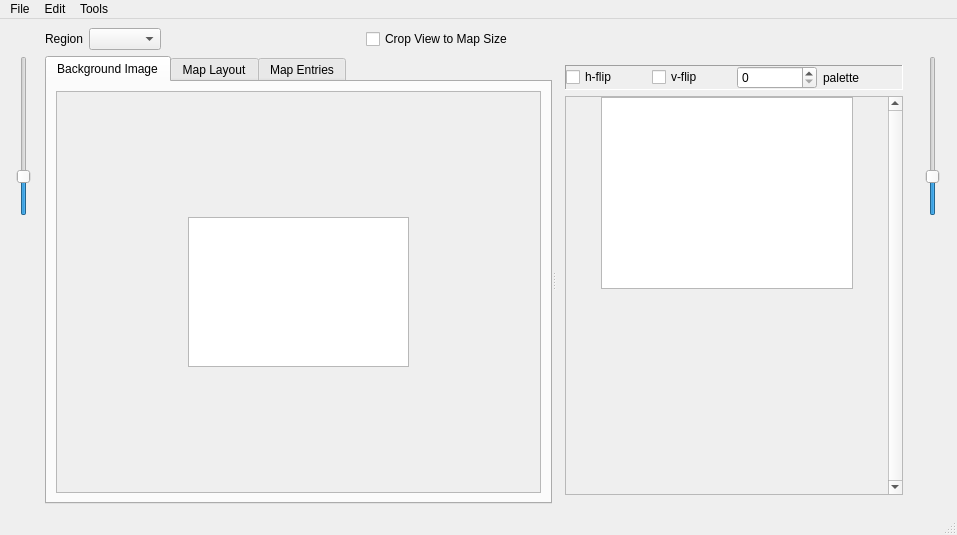
<?xml version="1.0" encoding="UTF-8"?>
<ui version="4.0">
 <class>RegionMapEditor</class>
 <widget class="QMainWindow" name="RegionMapEditor">
  <property name="geometry">
   <rect>
    <x>0</x>
    <y>0</y>
    <width>957</width>
    <height>535</height>
   </rect>
  </property>
  <property name="windowTitle">
   <string>Region Map Editor</string>
  </property>
  <widget class="QWidget" name="centralWidget">
   <layout class="QGridLayout" name="gridLayout">
    <item row="0" column="1">
     <widget class="QFrame" name="frame_regionSelector">
      <property name="frameShape">
       <enum>QFrame::NoFrame</enum>
      </property>
      <property name="frameShadow">
       <enum>QFrame::Plain</enum>
      </property>
      <layout class="QHBoxLayout" name="horizontalLayout">
       <property name="leftMargin">
        <number>0</number>
       </property>
       <property name="topMargin">
        <number>0</number>
       </property>
       <property name="rightMargin">
        <number>0</number>
       </property>
       <property name="bottomMargin">
        <number>0</number>
       </property>
       <item>
        <widget class="QLabel" name="label">
         <property name="text">
          <string>Region</string>
         </property>
        </widget>
       </item>
       <item>
        <widget class="QComboBox" name="comboBox_regionSelector">
         <property name="sizeAdjustPolicy">
          <enum>QComboBox::AdjustToContents</enum>
         </property>
        </widget>
       </item>
       <item>
        <spacer name="horizontalSpacer_2">
         <property name="orientation">
          <enum>Qt::Horizontal</enum>
         </property>
         <property name="sizeHint" stdset="0">
          <size>
           <width>40</width>
           <height>20</height>
          </size>
         </property>
        </spacer>
       </item>
       <item>
        <widget class="QCheckBox" name="checkBox_crop">
         <property name="text">
          <string>Crop View to Map Size</string>
         </property>
         <property name="checked">
          <bool>false</bool>
         </property>
        </widget>
       </item>
       <item>
        <spacer name="horizontalSpacer_3">
         <property name="orientation">
          <enum>Qt::Horizontal</enum>
         </property>
         <property name="sizeHint" stdset="0">
          <size>
           <width>40</width>
           <height>20</height>
          </size>
         </property>
        </spacer>
       </item>
       <item>
        <spacer name="horizontalSpacer">
         <property name="orientation">
          <enum>Qt::Horizontal</enum>
         </property>
         <property name="sizeHint" stdset="0">
          <size>
           <width>169</width>
           <height>20</height>
          </size>
         </property>
        </spacer>
       </item>
      </layout>
     </widget>
    </item>
    <item row="1" column="0">
     <layout class="QVBoxLayout" name="verticalLayout_2">
      <item>
       <widget class="QSlider" name="verticalSlider_Zoom_Map_Image">
        <property name="minimumSize">
         <size>
          <width>30</width>
          <height>50</height>
         </size>
        </property>
        <property name="maximumSize">
         <size>
          <width>30</width>
          <height>160</height>
         </size>
        </property>
        <property name="focusPolicy">
         <enum>Qt::StrongFocus</enum>
        </property>
        <property name="minimum">
         <number>10</number>
        </property>
        <property name="maximum">
         <number>100</number>
        </property>
        <property name="value">
         <number>30</number>
        </property>
        <property name="orientation">
         <enum>Qt::Vertical</enum>
        </property>
        <property name="tickPosition">
         <enum>QSlider::NoTicks</enum>
        </property>
        <property name="tickInterval">
         <number>1</number>
        </property>
       </widget>
      </item>
      <item>
       <spacer name="verticalSpacer_2">
        <property name="orientation">
         <enum>Qt::Vertical</enum>
        </property>
        <property name="sizeHint" stdset="0">
         <size>
          <width>20</width>
          <height>40</height>
         </size>
        </property>
       </spacer>
      </item>
     </layout>
    </item>
    <item row="1" column="1">
     <widget class="QSplitter" name="splitter">
      <property name="orientation">
       <enum>Qt::Horizontal</enum>
      </property>
      <property name="childrenCollapsible">
       <bool>false</bool>
      </property>
      <widget class="QTabWidget" name="tabWidget_Region_Map">
       <property name="minimumSize">
        <size>
         <width>393</width>
         <height>251</height>
        </size>
       </property>
       <property name="currentIndex">
        <number>0</number>
       </property>
       <widget class="QWidget" name="tab_RM_BkgImg">
        <attribute name="title">
         <string>Background Image</string>
        </attribute>
        <layout class="QGridLayout" name="gridLayout_2">
         <item row="0" column="0">
          <widget class="QScrollArea" name="scrollArea_RM_BkgImg">
           <property name="sizePolicy">
            <sizepolicy hsizetype="Expanding" vsizetype="Expanding">
             <horstretch>1</horstretch>
             <verstretch>1</verstretch>
            </sizepolicy>
           </property>
           <property name="widgetResizable">
            <bool>true</bool>
           </property>
           <widget class="QWidget" name="scrollAreaWidgetContents_8">
            <property name="geometry">
             <rect>
              <x>0</x>
              <y>0</y>
              <width>466</width>
              <height>350</height>
             </rect>
            </property>
            <layout class="QGridLayout" name="gridLayout_18">
             <property name="leftMargin">
              <number>0</number>
             </property>
             <property name="topMargin">
              <number>0</number>
             </property>
             <property name="rightMargin">
              <number>0</number>
             </property>
             <property name="bottomMargin">
              <number>0</number>
             </property>
             <property name="spacing">
              <number>0</number>
             </property>
             <item row="1" column="2">
              <spacer name="horizontalSpacer_RMBI_East">
               <property name="orientation">
                <enum>Qt::Horizontal</enum>
               </property>
               <property name="sizeHint" stdset="0">
                <size>
                 <width>166</width>
                 <height>16</height>
                </size>
               </property>
              </spacer>
             </item>
             <item row="1" column="1">
              <widget class="QGraphicsView" name="graphicsView_Region_Map_BkgImg">
               <property name="sizePolicy">
                <sizepolicy hsizetype="Expanding" vsizetype="Expanding">
                 <horstretch>0</horstretch>
                 <verstretch>0</verstretch>
                </sizepolicy>
               </property>
               <property name="mouseTracking">
                <bool>false</bool>
               </property>
               <property name="autoFillBackground">
                <bool>false</bool>
               </property>
               <property name="sizeAdjustPolicy">
                <enum>QAbstractScrollArea::AdjustIgnored</enum>
               </property>
               <property name="dragMode">
                <enum>QGraphicsView::NoDrag</enum>
               </property>
              </widget>
             </item>
             <item row="0" column="1">
              <spacer name="verticalSpacer_RMBI_North">
               <property name="orientation">
                <enum>Qt::Vertical</enum>
               </property>
               <property name="sizeHint" stdset="0">
                <size>
                 <width>16</width>
                 <height>166</height>
                </size>
               </property>
              </spacer>
             </item>
             <item row="2" column="1">
              <spacer name="verticalSpacer_RMBI_South">
               <property name="orientation">
                <enum>Qt::Vertical</enum>
               </property>
               <property name="sizeHint" stdset="0">
                <size>
                 <width>16</width>
                 <height>166</height>
                </size>
               </property>
              </spacer>
             </item>
             <item row="1" column="0">
              <spacer name="horizontalSpacer_RMBI_West">
               <property name="orientation">
                <enum>Qt::Horizontal</enum>
               </property>
               <property name="sizeHint" stdset="0">
                <size>
                 <width>166</width>
                 <height>16</height>
                </size>
               </property>
              </spacer>
             </item>
            </layout>
           </widget>
          </widget>
         </item>
        </layout>
       </widget>
       <widget class="QWidget" name="tab_RM_Layout">
        <attribute name="title">
         <string>Map Layout</string>
        </attribute>
        <layout class="QGridLayout" name="gridLayout_3">
         <item row="0" column="0">
          <widget class="QScrollArea" name="scrollArea_RM_Layout">
           <property name="sizePolicy">
            <sizepolicy hsizetype="Expanding" vsizetype="Expanding">
             <horstretch>1</horstretch>
             <verstretch>0</verstretch>
            </sizepolicy>
           </property>
           <property name="widgetResizable">
            <bool>true</bool>
           </property>
           <widget class="QWidget" name="scrollAreaWidgetContents_9">
            <property name="geometry">
             <rect>
              <x>0</x>
              <y>0</y>
              <width>466</width>
              <height>350</height>
             </rect>
            </property>
            <layout class="QGridLayout" name="gridLayout_19">
             <property name="leftMargin">
              <number>0</number>
             </property>
             <property name="topMargin">
              <number>0</number>
             </property>
             <property name="rightMargin">
              <number>0</number>
             </property>
             <property name="bottomMargin">
              <number>0</number>
             </property>
             <property name="spacing">
              <number>0</number>
             </property>
             <item row="1" column="1">
              <widget class="QGraphicsView" name="graphicsView_Region_Map_Layout">
               <property name="sizePolicy">
                <sizepolicy hsizetype="Expanding" vsizetype="Expanding">
                 <horstretch>0</horstretch>
                 <verstretch>0</verstretch>
                </sizepolicy>
               </property>
               <property name="mouseTracking">
                <bool>false</bool>
               </property>
               <property name="autoFillBackground">
                <bool>false</bool>
               </property>
               <property name="sizeAdjustPolicy">
                <enum>QAbstractScrollArea::AdjustIgnored</enum>
               </property>
               <property name="dragMode">
                <enum>QGraphicsView::NoDrag</enum>
               </property>
              </widget>
             </item>
             <item row="1" column="0">
              <spacer name="horizontalSpacer_RML_West">
               <property name="orientation">
                <enum>Qt::Horizontal</enum>
               </property>
               <property name="sizeHint" stdset="0">
                <size>
                 <width>166</width>
                 <height>16</height>
                </size>
               </property>
              </spacer>
             </item>
             <item row="2" column="1">
              <spacer name="verticalSpacer_RML_South">
               <property name="orientation">
                <enum>Qt::Vertical</enum>
               </property>
               <property name="sizeHint" stdset="0">
                <size>
                 <width>16</width>
                 <height>166</height>
                </size>
               </property>
              </spacer>
             </item>
             <item row="1" column="2">
              <spacer name="horizontalSpacer_RML_East">
               <property name="orientation">
                <enum>Qt::Horizontal</enum>
               </property>
               <property name="sizeHint" stdset="0">
                <size>
                 <width>166</width>
                 <height>16</height>
                </size>
               </property>
              </spacer>
             </item>
             <item row="0" column="1">
              <spacer name="verticalSpacer_RML_North">
               <property name="orientation">
                <enum>Qt::Vertical</enum>
               </property>
               <property name="sizeHint" stdset="0">
                <size>
                 <width>16</width>
                 <height>166</height>
                </size>
               </property>
              </spacer>
             </item>
            </layout>
           </widget>
          </widget>
         </item>
        </layout>
       </widget>
       <widget class="QWidget" name="tab_RM_Entries">
        <attribute name="title">
         <string>Map Entries</string>
        </attribute>
        <layout class="QGridLayout" name="gridLayout_6">
         <item row="0" column="0">
          <widget class="QScrollArea" name="scrollArea_RM_Entries">
           <property name="sizePolicy">
            <sizepolicy hsizetype="Expanding" vsizetype="Expanding">
             <horstretch>1</horstretch>
             <verstretch>0</verstretch>
            </sizepolicy>
           </property>
           <property name="widgetResizable">
            <bool>true</bool>
           </property>
           <widget class="QWidget" name="scrollAreaWidgetContents_10">
            <property name="geometry">
             <rect>
              <x>0</x>
              <y>0</y>
              <width>466</width>
              <height>350</height>
             </rect>
            </property>
            <layout class="QGridLayout" name="gridLayout_24">
             <property name="leftMargin">
              <number>0</number>
             </property>
             <property name="topMargin">
              <number>0</number>
             </property>
             <property name="rightMargin">
              <number>0</number>
             </property>
             <property name="bottomMargin">
              <number>0</number>
             </property>
             <property name="spacing">
              <number>0</number>
             </property>
             <item row="1" column="1">
              <widget class="QGraphicsView" name="graphicsView_Region_Map_Entries">
               <property name="sizePolicy">
                <sizepolicy hsizetype="Expanding" vsizetype="Expanding">
                 <horstretch>0</horstretch>
                 <verstretch>0</verstretch>
                </sizepolicy>
               </property>
               <property name="mouseTracking">
                <bool>false</bool>
               </property>
               <property name="autoFillBackground">
                <bool>false</bool>
               </property>
               <property name="sizeAdjustPolicy">
                <enum>QAbstractScrollArea::AdjustIgnored</enum>
               </property>
               <property name="dragMode">
                <enum>QGraphicsView::NoDrag</enum>
               </property>
              </widget>
             </item>
             <item row="1" column="0">
              <spacer name="horizontalSpacer_RME_West">
               <property name="orientation">
                <enum>Qt::Horizontal</enum>
               </property>
               <property name="sizeHint" stdset="0">
                <size>
                 <width>166</width>
                 <height>16</height>
                </size>
               </property>
              </spacer>
             </item>
             <item row="2" column="1">
              <spacer name="verticalSpacer_RME_South">
               <property name="orientation">
                <enum>Qt::Vertical</enum>
               </property>
               <property name="sizeHint" stdset="0">
                <size>
                 <width>16</width>
                 <height>166</height>
                </size>
               </property>
              </spacer>
             </item>
             <item row="1" column="2">
              <spacer name="horizontalSpacer_RME_East">
               <property name="orientation">
                <enum>Qt::Horizontal</enum>
               </property>
               <property name="sizeHint" stdset="0">
                <size>
                 <width>166</width>
                 <height>16</height>
                </size>
               </property>
              </spacer>
             </item>
             <item row="0" column="1">
              <spacer name="verticalSpacer_RME_North">
               <property name="orientation">
                <enum>Qt::Vertical</enum>
               </property>
               <property name="sizeHint" stdset="0">
                <size>
                 <width>16</width>
                 <height>166</height>
                </size>
               </property>
              </spacer>
             </item>
            </layout>
           </widget>
          </widget>
         </item>
        </layout>
       </widget>
      </widget>
      <widget class="QStackedWidget" name="stackedWidget_RM_Options">
       <property name="minimumSize">
        <size>
         <width>320</width>
         <height>200</height>
        </size>
       </property>
       <property name="currentIndex">
        <number>0</number>
       </property>
       <widget class="QWidget" name="page_RM_BkgImg_Options">
        <layout class="QGridLayout" name="gridLayout_5">
         <item row="1" column="0">
          <widget class="QScrollArea" name="scrollArea_RM_Metatiles">
           <property name="sizePolicy">
            <sizepolicy hsizetype="Preferred" vsizetype="Expanding">
             <horstretch>0</horstretch>
             <verstretch>0</verstretch>
            </sizepolicy>
           </property>
           <property name="minimumSize">
            <size>
             <width>162</width>
             <height>162</height>
            </size>
           </property>
           <property name="verticalScrollBarPolicy">
            <enum>Qt::ScrollBarAlwaysOn</enum>
           </property>
           <property name="horizontalScrollBarPolicy">
            <enum>Qt::ScrollBarAsNeeded</enum>
           </property>
           <property name="sizeAdjustPolicy">
            <enum>QAbstractScrollArea::AdjustIgnored</enum>
           </property>
           <property name="widgetResizable">
            <bool>true</bool>
           </property>
           <property name="alignment">
            <set>Qt::AlignHCenter|Qt::AlignTop</set>
           </property>
           <widget class="QWidget" name="scrollAreaWidgetContents_RM_Metatiles">
            <property name="enabled">
             <bool>true</bool>
            </property>
            <property name="geometry">
             <rect>
              <x>8</x>
              <y>0</y>
              <width>278</width>
              <height>341</height>
             </rect>
            </property>
            <property name="sizePolicy">
             <sizepolicy hsizetype="Preferred" vsizetype="Preferred">
              <horstretch>0</horstretch>
              <verstretch>0</verstretch>
             </sizepolicy>
            </property>
            <layout class="QGridLayout" name="gridLayout_21">
             <property name="sizeConstraint">
              <enum>QLayout::SetDefaultConstraint</enum>
             </property>
             <property name="leftMargin">
              <number>0</number>
             </property>
             <property name="topMargin">
              <number>0</number>
             </property>
             <property name="rightMargin">
              <number>0</number>
             </property>
             <property name="bottomMargin">
              <number>0</number>
             </property>
             <property name="spacing">
              <number>0</number>
             </property>
             <item row="1" column="1">
              <spacer name="verticalSpacer_RMM_South">
               <property name="orientation">
                <enum>Qt::Vertical</enum>
               </property>
               <property name="sizeHint" stdset="0">
                <size>
                 <width>20</width>
                 <height>40</height>
                </size>
               </property>
              </spacer>
             </item>
             <item row="0" column="2">
              <spacer name="horizontalSpacer_RMM_East">
               <property name="orientation">
                <enum>Qt::Horizontal</enum>
               </property>
               <property name="sizeHint" stdset="0">
                <size>
                 <width>40</width>
                 <height>20</height>
                </size>
               </property>
              </spacer>
             </item>
             <item row="0" column="1">
              <widget class="QGraphicsView" name="graphicsView_RegionMap_Tiles">
               <property name="enabled">
                <bool>true</bool>
               </property>
               <property name="sizePolicy">
                <sizepolicy hsizetype="Preferred" vsizetype="Preferred">
                 <horstretch>0</horstretch>
                 <verstretch>0</verstretch>
                </sizepolicy>
               </property>
               <property name="verticalScrollBarPolicy">
                <enum>Qt::ScrollBarAlwaysOff</enum>
               </property>
               <property name="horizontalScrollBarPolicy">
                <enum>Qt::ScrollBarAlwaysOff</enum>
               </property>
               <property name="sizeAdjustPolicy">
                <enum>QAbstractScrollArea::AdjustIgnored</enum>
               </property>
              </widget>
             </item>
             <item row="0" column="0">
              <spacer name="horizontalSpacer_RMM_West">
               <property name="orientation">
                <enum>Qt::Horizontal</enum>
               </property>
               <property name="sizeHint" stdset="0">
                <size>
                 <width>40</width>
                 <height>20</height>
                </size>
               </property>
              </spacer>
             </item>
            </layout>
           </widget>
          </widget>
         </item>
         <item row="0" column="0">
          <widget class="QFrame" name="frame_tileOptions">
           <property name="frameShape">
            <enum>QFrame::Panel</enum>
           </property>
           <property name="frameShadow">
            <enum>QFrame::Sunken</enum>
           </property>
           <layout class="QHBoxLayout" name="horizontalLayout_2">
            <property name="leftMargin">
             <number>0</number>
            </property>
            <property name="topMargin">
             <number>0</number>
            </property>
            <property name="rightMargin">
             <number>0</number>
            </property>
            <property name="bottomMargin">
             <number>0</number>
            </property>
            <item>
             <widget class="QCheckBox" name="checkBox_tileHFlip">
              <property name="text">
               <string>h-flip</string>
              </property>
             </widget>
            </item>
            <item>
             <widget class="QCheckBox" name="checkBox_tileVFlip">
              <property name="text">
               <string>v-flip</string>
              </property>
             </widget>
            </item>
            <item>
             <widget class="QSpinBox" name="spinBox_tilePalette">
              <property name="maximum">
               <number>15</number>
              </property>
             </widget>
            </item>
            <item>
             <widget class="QLabel" name="label_10">
              <property name="text">
               <string>palette</string>
              </property>
             </widget>
            </item>
           </layout>
          </widget>
         </item>
        </layout>
       </widget>
       <widget class="QWidget" name="page_RM_Layout_Options">
        <layout class="QGridLayout" name="gridLayout_4">
         <item row="0" column="0">
          <widget class="QFrame" name="frame_RM_Options">
           <property name="enabled">
            <bool>false</bool>
           </property>
           <property name="sizePolicy">
            <sizepolicy hsizetype="Expanding" vsizetype="Expanding">
             <horstretch>0</horstretch>
             <verstretch>0</verstretch>
            </sizepolicy>
           </property>
           <property name="minimumSize">
            <size>
             <width>300</width>
             <height>0</height>
            </size>
           </property>
           <property name="frameShape">
            <enum>QFrame::StyledPanel</enum>
           </property>
           <property name="frameShadow">
            <enum>QFrame::Raised</enum>
           </property>
           <property name="lineWidth">
            <number>1</number>
           </property>
           <layout class="QVBoxLayout" name="verticalLayout">
            <item>
             <widget class="QWidget" name="widget" native="true">
              <layout class="QFormLayout" name="formLayout_3">
               <item row="0" column="0">
                <widget class="QLabel" name="label_8">
                 <property name="text">
                  <string>Layer</string>
                 </property>
                </widget>
               </item>
               <item row="0" column="1">
                <widget class="QComboBox" name="comboBox_layoutLayer"/>
               </item>
              </layout>
             </widget>
            </item>
            <item>
             <spacer name="verticalSpacer_5">
              <property name="orientation">
               <enum>Qt::Vertical</enum>
              </property>
              <property name="sizeHint" stdset="0">
               <size>
                <width>20</width>
                <height>40</height>
               </size>
              </property>
             </spacer>
            </item>
            <item>
             <layout class="QGridLayout" name="gridLayout_22">
              <property name="sizeConstraint">
               <enum>QLayout::SetNoConstraint</enum>
              </property>
              <item row="0" column="1">
               <widget class="NoScrollComboBox" name="comboBox_RM_ConnectedMap" native="true">
                <property name="sizePolicy">
                 <sizepolicy hsizetype="Expanding" vsizetype="Fixed">
                  <horstretch>0</horstretch>
                  <verstretch>0</verstretch>
                 </sizepolicy>
                </property>
                <property name="toolTip">
                 <string>&lt;html&gt;&lt;head/&gt;&lt;body&gt;&lt;p&gt;The section of the region map which the map is grouped under. This also determines the name of the map that is display when the player enters it.&lt;/p&gt;&lt;/body&gt;&lt;/html&gt;</string>
                </property>
                <property name="editable" stdset="0">
                 <bool>true</bool>
                </property>
               </widget>
              </item>
              <item row="0" column="0">
               <widget class="QLabel" name="label_RM_MapSection">
                <property name="text">
                 <string>Map Section</string>
                </property>
               </widget>
              </item>
             </layout>
            </item>
            <item>
             <widget class="QPushButton" name="pushButton_RM_Options_delete">
              <property name="sizePolicy">
               <sizepolicy hsizetype="Minimum" vsizetype="Fixed">
                <horstretch>0</horstretch>
                <verstretch>0</verstretch>
               </sizepolicy>
              </property>
              <property name="text">
               <string>Delete Square</string>
              </property>
             </widget>
            </item>
            <item>
             <spacer name="verticalSpacer">
              <property name="orientation">
               <enum>Qt::Vertical</enum>
              </property>
              <property name="sizeHint" stdset="0">
               <size>
                <width>20</width>
                <height>40</height>
               </size>
              </property>
             </spacer>
            </item>
            <item>
             <layout class="QGridLayout" name="gridLayout_8">
              <item row="1" column="1">
               <widget class="QSpinBox" name="spinBox_RM_LayoutHeight"/>
              </item>
              <item row="0" column="1">
               <widget class="QSpinBox" name="spinBox_RM_LayoutWidth"/>
              </item>
              <item row="1" column="0">
               <widget class="QLabel" name="label_7">
                <property name="text">
                 <string>Layout Height</string>
                </property>
               </widget>
              </item>
              <item row="0" column="0">
               <widget class="QLabel" name="label_6">
                <property name="text">
                 <string>Layout Width</string>
                </property>
               </widget>
              </item>
             </layout>
            </item>
           </layout>
          </widget>
         </item>
        </layout>
       </widget>
       <widget class="QWidget" name="page_RM_Entries">
        <layout class="QGridLayout" name="gridLayout_7">
         <item row="0" column="0">
          <widget class="QFrame" name="frame_RM_Entries">
           <property name="enabled">
            <bool>true</bool>
           </property>
           <property name="sizePolicy">
            <sizepolicy hsizetype="Expanding" vsizetype="Expanding">
             <horstretch>0</horstretch>
             <verstretch>0</verstretch>
            </sizepolicy>
           </property>
           <property name="minimumSize">
            <size>
             <width>300</width>
             <height>0</height>
            </size>
           </property>
           <property name="frameShape">
            <enum>QFrame::StyledPanel</enum>
           </property>
           <property name="frameShadow">
            <enum>QFrame::Raised</enum>
           </property>
           <property name="lineWidth">
            <number>1</number>
           </property>
           <layout class="QVBoxLayout" name="verticalLayout_5">
            <item>
             <layout class="QGridLayout" name="gridLayout_23">
              <property name="sizeConstraint">
               <enum>QLayout::SetNoConstraint</enum>
              </property>
              <item row="3" column="1">
               <widget class="QFrame" name="frame_2">
                <property name="frameShape">
                 <enum>QFrame::StyledPanel</enum>
                </property>
                <property name="frameShadow">
                 <enum>QFrame::Raised</enum>
                </property>
                <layout class="QFormLayout" name="formLayout">
                 <item row="0" column="0">
                  <widget class="QLabel" name="label_4">
                   <property name="text">
                    <string>width</string>
                   </property>
                  </widget>
                 </item>
                 <item row="0" column="1">
                  <widget class="QSpinBox" name="spinBox_RM_Entry_width"/>
                 </item>
                 <item row="2" column="1">
                  <widget class="QSpinBox" name="spinBox_RM_Entry_height"/>
                 </item>
                 <item row="2" column="0">
                  <widget class="QLabel" name="label_5">
                   <property name="text">
                    <string>height</string>
                   </property>
                  </widget>
                 </item>
                </layout>
               </widget>
              </item>
              <item row="0" column="1">
               <widget class="NoScrollComboBox" name="comboBox_RM_Entry_MapSection" native="true">
                <property name="enabled">
                 <bool>true</bool>
                </property>
                <property name="sizePolicy">
                 <sizepolicy hsizetype="Expanding" vsizetype="Fixed">
                  <horstretch>0</horstretch>
                  <verstretch>0</verstretch>
                 </sizepolicy>
                </property>
                <property name="toolTip">
                 <string>&lt;html&gt;&lt;head/&gt;&lt;body&gt;&lt;p&gt;The section of the region map which the map is grouped under. This also determines the name of the map that is display when the player enters it.&lt;/p&gt;&lt;/body&gt;&lt;/html&gt;</string>
                </property>
                <property name="editable" stdset="0">
                 <bool>true</bool>
                </property>
               </widget>
              </item>
              <item row="3" column="0">
               <widget class="QLabel" name="label_RM_CityMap_2">
                <property name="text">
                 <string>Dimensions</string>
                </property>
               </widget>
              </item>
              <item row="2" column="1">
               <widget class="QFrame" name="frame">
                <property name="frameShape">
                 <enum>QFrame::StyledPanel</enum>
                </property>
                <property name="frameShadow">
                 <enum>QFrame::Raised</enum>
                </property>
                <layout class="QFormLayout" name="formLayout_2">
                 <item row="0" column="0">
                  <widget class="QLabel" name="label_2">
                   <property name="text">
                    <string>x</string>
                   </property>
                  </widget>
                 </item>
                 <item row="0" column="1">
                  <widget class="QSpinBox" name="spinBox_RM_Entry_x"/>
                 </item>
                 <item row="2" column="1">
                  <widget class="QSpinBox" name="spinBox_RM_Entry_y"/>
                 </item>
                 <item row="2" column="0">
                  <widget class="QLabel" name="label_3">
                   <property name="text">
                    <string>y</string>
                   </property>
                  </widget>
                 </item>
                </layout>
               </widget>
              </item>
              <item row="2" column="0">
               <widget class="QLabel" name="label_RM_Location">
                <property name="text">
                 <string>Location</string>
                </property>
               </widget>
              </item>
              <item row="0" column="0">
               <widget class="QLabel" name="label_RM_Entry_MapSection">
                <property name="text">
                 <string>Map Section</string>
                </property>
               </widget>
              </item>
              <item row="1" column="0">
               <widget class="QLabel" name="label_9">
                <property name="text">
                 <string>Map Name</string>
                </property>
               </widget>
              </item>
              <item row="1" column="1">
               <widget class="QLineEdit" name="lineEdit_RM_MapName"/>
              </item>
             </layout>
            </item>
            <item>
             <spacer name="verticalSpacer_4">
              <property name="orientation">
               <enum>Qt::Vertical</enum>
              </property>
              <property name="sizeHint" stdset="0">
               <size>
                <width>20</width>
                <height>40</height>
               </size>
              </property>
             </spacer>
            </item>
           </layout>
          </widget>
         </item>
        </layout>
       </widget>
      </widget>
     </widget>
    </item>
    <item row="1" column="2">
     <layout class="QVBoxLayout" name="verticalLayout_4">
      <item>
       <widget class="QSlider" name="verticalSlider_Zoom_Image_Tiles">
        <property name="minimumSize">
         <size>
          <width>30</width>
          <height>50</height>
         </size>
        </property>
        <property name="maximumSize">
         <size>
          <width>30</width>
          <height>160</height>
         </size>
        </property>
        <property name="focusPolicy">
         <enum>Qt::StrongFocus</enum>
        </property>
        <property name="minimum">
         <number>10</number>
        </property>
        <property name="maximum">
         <number>100</number>
        </property>
        <property name="value">
         <number>30</number>
        </property>
        <property name="orientation">
         <enum>Qt::Vertical</enum>
        </property>
        <property name="tickPosition">
         <enum>QSlider::NoTicks</enum>
        </property>
        <property name="tickInterval">
         <number>1</number>
        </property>
       </widget>
      </item>
      <item>
       <spacer name="verticalSpacer_3">
        <property name="orientation">
         <enum>Qt::Vertical</enum>
        </property>
        <property name="sizeHint" stdset="0">
         <size>
          <width>20</width>
          <height>40</height>
         </size>
        </property>
       </spacer>
      </item>
     </layout>
    </item>
   </layout>
  </widget>
  <widget class="QMenuBar" name="menubar">
   <property name="geometry">
    <rect>
     <x>0</x>
     <y>0</y>
     <width>957</width>
     <height>22</height>
    </rect>
   </property>
   <widget class="QMenu" name="menuFile">
    <property name="title">
     <string>File</string>
    </property>
    <addaction name="action_RegionMap_Save"/>
   </widget>
   <widget class="QMenu" name="menuEdit">
    <property name="title">
     <string>Edit</string>
    </property>
    <addaction name="action_RegionMap_Undo"/>
    <addaction name="action_RegionMap_Redo"/>
    <addaction name="action_RegionMap_Resize"/>
    <addaction name="separator"/>
    <addaction name="action_Swap"/>
    <addaction name="action_RegionMap_ClearImage"/>
    <addaction name="action_RegionMap_ClearLayout"/>
   </widget>
   <widget class="QMenu" name="menuTools">
    <property name="title">
     <string>Tools</string>
    </property>
   </widget>
   <addaction name="menuFile"/>
   <addaction name="menuEdit"/>
   <addaction name="menuTools"/>
  </widget>
  <widget class="QStatusBar" name="statusbar"/>
  <action name="action_RegionMap_Save">
   <property name="text">
    <string>Save</string>
   </property>
   <property name="shortcut">
    <string>Ctrl+S</string>
   </property>
  </action>
  <action name="action_RegionMap_Undo">
   <property name="text">
    <string>Undo</string>
   </property>
   <property name="shortcut">
    <string>Ctrl+Z</string>
   </property>
  </action>
  <action name="action_RegionMap_Redo">
   <property name="text">
    <string>Redo</string>
   </property>
   <property name="shortcut">
    <string>Ctrl+Y</string>
   </property>
  </action>
  <action name="action_RegionMap_Resize">
   <property name="text">
    <string>Resize</string>
   </property>
   <property name="shortcut">
    <string>Ctrl+R</string>
   </property>
  </action>
  <action name="action_RegionMap_Generate">
   <property name="text">
    <string>Generate...</string>
   </property>
  </action>
  <action name="action_Swap">
   <property name="text">
    <string>Swap...</string>
   </property>
  </action>
  <action name="action_RegionMap_ClearImage">
   <property name="text">
    <string>Clear Background Image</string>
   </property>
  </action>
  <action name="action_RegionMap_ClearLayout">
   <property name="text">
    <string>Clear Map Layout</string>
   </property>
  </action>
  <action name="action_Import_RegionMap_ImageTiles">
   <property name="text">
    <string>Import Region Map Image Tiles...</string>
   </property>
  </action>
  <action name="action_Import_CityMap_ImageTiles">
   <property name="text">
    <string>Import City Map Image Tiles...</string>
   </property>
  </action>
 </widget>
 <customwidgets>
  <customwidget>
   <class>NoScrollComboBox</class>
   <extends>QWidget</extends>
   <header>noscrollcombobox.h</header>
  </customwidget>
 </customwidgets>
 <resources/>
 <connections/>
</ui>
